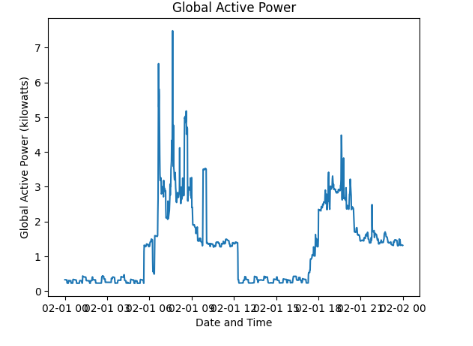

Here is the Python script that generated this plot:
# -*- coding: utf-8 -*-
"""plot2.ipynb

Automatically generated by Colaboratory.

Original file is located at
    https://colab.research.google.com/drive/1YJhDm9nRmNV6s269oNxw6YL2iLlmNyep
"""

import pandas as pd
import matplotlib.pyplot as plt
from datetime import datetime

data = pd.read_csv("/content/household_power_consumption.txt",
                   sep=";",
                   na_values=["?"],
                   parse_dates={'DateTime': ['Date', 'Time']},
                   keep_date_col=True,
                   dayfirst=True)
data = data[(data['DateTime'] >= '2007-02-01') & (data['DateTime'] <= '2007-02-02')]

data['datetime'] = pd.to_datetime(data['DateTime'], format='%d/%m/%Y %H:%M:%S')
print(data)

plt.plot(data['datetime'], data['Global_active_power'])
plt.xlabel('Date and Time')
plt.ylabel('Global Active Power (kilowatts)')
plt.title('Global Active Power')
plt.show()
